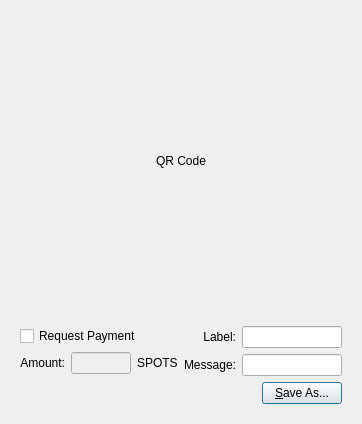
<?xml version="1.0" encoding="UTF-8"?>
<ui version="4.0">
 <class>QRCodeDialog</class>
 <widget class="QDialog" name="QRCodeDialog">
  <property name="geometry">
   <rect>
    <x>0</x>
    <y>0</y>
    <width>320</width>
    <height>404</height>
   </rect>
  </property>
  <property name="windowTitle">
   <string>Dialog</string>
  </property>
  <layout class="QVBoxLayout" name="verticalLayout_3">
   <item>
    <widget class="QLabel" name="lblQRCode">
     <property name="sizePolicy">
      <sizepolicy hsizetype="Expanding" vsizetype="Expanding">
       <horstretch>0</horstretch>
       <verstretch>0</verstretch>
      </sizepolicy>
     </property>
     <property name="minimumSize">
      <size>
       <width>300</width>
       <height>300</height>
      </size>
     </property>
     <property name="text">
      <string>QR Code</string>
     </property>
     <property name="alignment">
      <set>Qt::AlignCenter</set>
     </property>
     <property name="wordWrap">
      <bool>true</bool>
     </property>
    </widget>
   </item>
   <item>
    <widget class="QWidget" name="widget" native="true">
     <layout class="QVBoxLayout" name="verticalLayout_2">
      <item>
       <layout class="QHBoxLayout" name="horizontalLayout_2">
        <item>
         <layout class="QVBoxLayout" name="verticalLayout">
          <item>
           <widget class="QCheckBox" name="chkReqPayment">
            <property name="enabled">
             <bool>true</bool>
            </property>
            <property name="text">
             <string>Request Payment</string>
            </property>
           </widget>
          </item>
          <item>
           <layout class="QHBoxLayout" name="horizontalLayout">
            <item>
             <widget class="QLabel" name="lblAmount">
              <property name="sizePolicy">
               <sizepolicy hsizetype="Preferred" vsizetype="Maximum">
                <horstretch>0</horstretch>
                <verstretch>0</verstretch>
               </sizepolicy>
              </property>
              <property name="text">
               <string>Amount:</string>
              </property>
              <property name="alignment">
               <set>Qt::AlignRight|Qt::AlignTrailing|Qt::AlignVCenter</set>
              </property>
              <property name="buddy">
               <cstring>lnReqAmount</cstring>
              </property>
             </widget>
            </item>
            <item>
             <widget class="QLineEdit" name="lnReqAmount">
              <property name="enabled">
               <bool>false</bool>
              </property>
              <property name="minimumSize">
               <size>
                <width>60</width>
                <height>0</height>
               </size>
              </property>
              <property name="alignment">
               <set>Qt::AlignRight|Qt::AlignTrailing|Qt::AlignVCenter</set>
              </property>
             </widget>
            </item>
            <item>
             <widget class="QLabel" name="lblBTC">
              <property name="sizePolicy">
               <sizepolicy hsizetype="Preferred" vsizetype="Maximum">
                <horstretch>0</horstretch>
                <verstretch>0</verstretch>
               </sizepolicy>
              </property>
              <property name="text">
               <string>SPOTS</string>
              </property>
              <property name="buddy">
               <cstring>lnReqAmount</cstring>
              </property>
             </widget>
            </item>
           </layout>
          </item>
         </layout>
        </item>
        <item>
         <layout class="QGridLayout" name="gridLayout">
          <item row="0" column="0">
           <widget class="QLabel" name="lblLabel">
            <property name="text">
             <string>Label:</string>
            </property>
            <property name="alignment">
             <set>Qt::AlignRight|Qt::AlignTrailing|Qt::AlignVCenter</set>
            </property>
            <property name="buddy">
             <cstring>lnLabel</cstring>
            </property>
           </widget>
          </item>
          <item row="0" column="1">
           <widget class="QLineEdit" name="lnLabel">
            <property name="minimumSize">
             <size>
              <width>100</width>
              <height>0</height>
             </size>
            </property>
           </widget>
          </item>
          <item row="1" column="0">
           <widget class="QLabel" name="lblMessage">
            <property name="text">
             <string>Message:</string>
            </property>
            <property name="alignment">
             <set>Qt::AlignRight|Qt::AlignTrailing|Qt::AlignVCenter</set>
            </property>
            <property name="buddy">
             <cstring>lnMessage</cstring>
            </property>
           </widget>
          </item>
          <item row="1" column="1">
           <widget class="QLineEdit" name="lnMessage">
            <property name="minimumSize">
             <size>
              <width>100</width>
              <height>0</height>
             </size>
            </property>
           </widget>
          </item>
         </layout>
        </item>
       </layout>
      </item>
      <item>
       <layout class="QHBoxLayout" name="horizontalLayout_3">
        <item>
         <spacer name="horizontalSpacer">
          <property name="orientation">
           <enum>Qt::Horizontal</enum>
          </property>
          <property name="sizeHint" stdset="0">
           <size>
            <width>40</width>
            <height>20</height>
           </size>
          </property>
         </spacer>
        </item>
        <item>
         <widget class="QPushButton" name="btnSaveAs">
          <property name="text">
           <string>&amp;Save As...</string>
          </property>
         </widget>
        </item>
       </layout>
      </item>
     </layout>
    </widget>
   </item>
  </layout>
 </widget>
 <resources/>
 <connections>
  <connection>
   <sender>chkReqPayment</sender>
   <signal>clicked(bool)</signal>
   <receiver>lnReqAmount</receiver>
   <slot>setEnabled(bool)</slot>
   <hints>
    <hint type="sourcelabel">
     <x>92</x>
     <y>285</y>
    </hint>
    <hint type="destinationlabel">
     <x>98</x>
     <y>311</y>
    </hint>
   </hints>
  </connection>
 </connections>
</ui>
